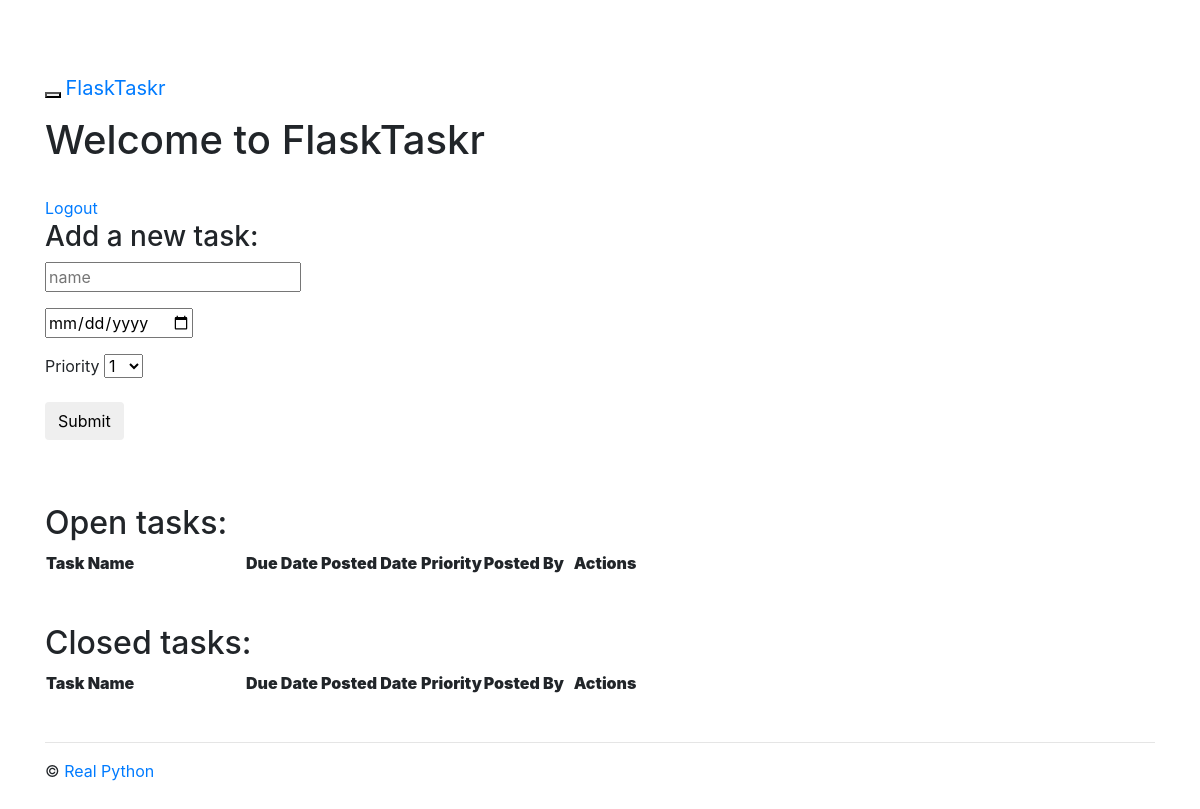
/tasks/ (signed in), run on an earlier commit of the app's database.
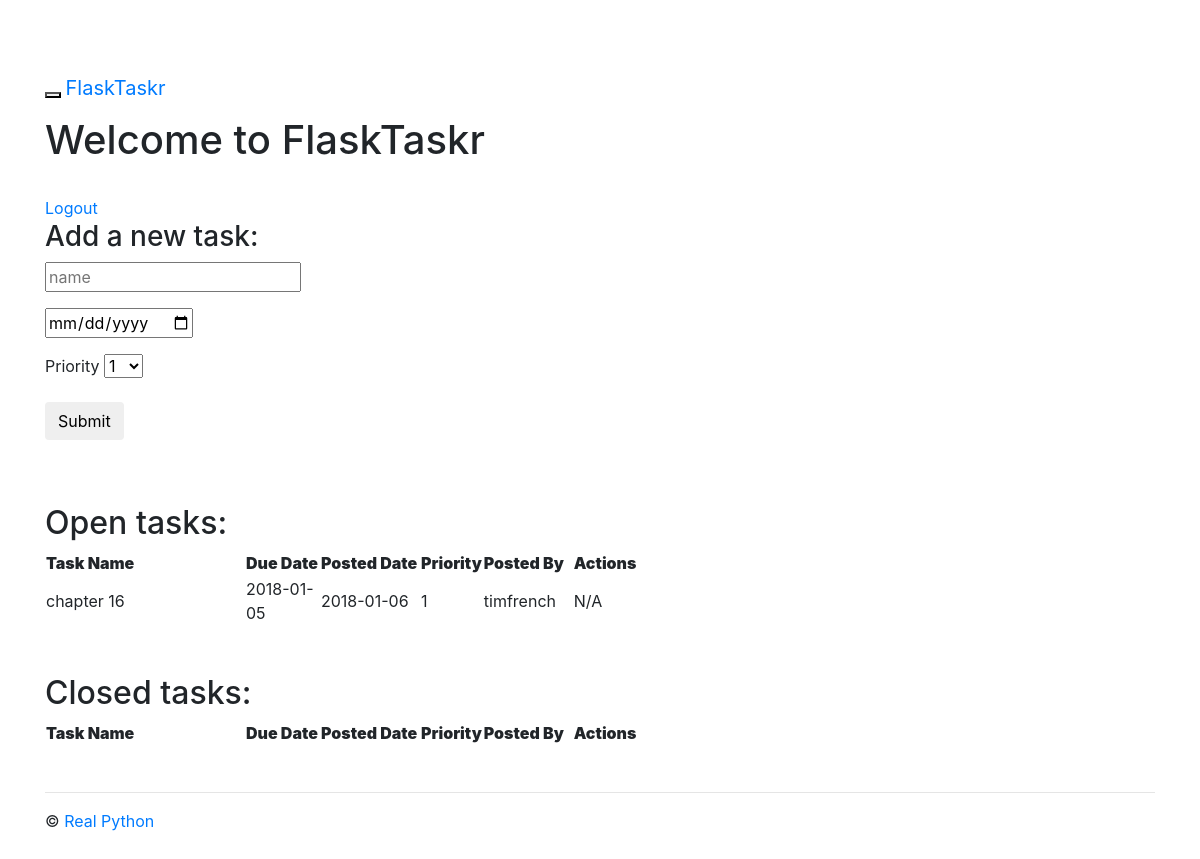
And on a later commit of the database.
### project/models.py (models this page shows, shortened)
class Task(db.Model):
	__tablename__ = "tasks"
	task_id = db.Column(db.Integer, primary_key = True)
	name = db.Column(db.String, nullable = False)
	due_date = db.Column(db.Date, nullable = False)
	priority = db.Column(db.Integer, nullable = False)
	status = db.Column(db.Integer)
	user_id = db.Column(db.Integer, db.ForeignKey('users.id'))
	posted_date = db.Column(db.Date, default = datetime.datetime.utcnow())

class User(db.Model):
	__tablename__ = "users"
	id = db.Column(db.Integer, primary_key = True)
	name = db.Column(db.String, unique = True, nullable = False)
	email = db.Column(db.String, unique = True, nullable = False)
	password =  db.Column(db.String, nullable = False)
	tasks = db.relationship('Task', backref = 'poster')
	role = db.Column(db.String, default = 'user')

### project/tasks/views.py (the view)
@tasks_blueprint.route('/tasks/')
@login_required
def tasks():
    return render_template(
        'tasks.html',
        form=AddTaskForm(request.form),
        open_tasks=open_tasks(),
        closed_tasks=closed_tasks(),
        username = session['name']
    )

### project/tasks/forms.py
class AddTaskForm(Form):
    task_id = IntegerField()
    name = StringField('Task Name', validators=[DataRequired()])
    due_date = DateField(
        'Date Due (mm/dd/yyyy)',
        validators=[DataRequired()], format='%m/%d/%Y'
    )
    priority = SelectField(
        'Priority',
        validators=[DataRequired()],
        choices=[
            ('1', '1'), ('2', '2'), ('3', '3'), ('4', '4'), ('5', '5'),
            ('6', '6'), ('7', '7'), ('8', '8'), ('9', '9'), ('10', '10')
        ]
    )
    status = IntegerField('Status')

### project/tasks/views.py (called while the page is built)
def login_required(test):
    @wraps(test)
    def wrap(*args, **kwargs):
        if 'logged_in' in session:
            return test(*args, **kwargs)
        else:
            flash('You need to login first.')
            return redirect(url_for('users.login'))
    return wrap

def open_tasks():
    return db.session.query(Task).filter_by(
        status='1').order_by(Task.due_date.asc())

def closed_tasks():
    return db.session.query(Task).filter_by(
        status='0').order_by(Task.due_date.asc())

### project/templates/tasks.html (shortened to what this page needs)
{% extends "_base.html" %}
{% block content %}
<h1>Welcome to FlaskTaskr</h1>
<br>
<a href="{{ url_for('users.logout') }}">Logout</a>
<div class="add-task">
  <h3>Add a new task:</h3>
    <form action="{{ url_for('tasks.new_task') }}" method="post">
      <div class="form-group">
        {{ form.name(placeholder="name") }}
      </div>
      <div class="form-group">
        {{ form.due_date(placeholder="due date") }}
      </div>
      <div class="form-group">
        {{ form.priority.label }}
        {{ form.priority }}
      </div>
      <div class="form-group"><input class="btn btn-default" type="submit" value="Submit"></div>
    </form>
</div>
<div class="entries">
  <br>
  <br>
  <h2>Open tasks:</h2>
  <div class="datagrid">
    <table>
      <thead>
        <tr>
          <th width="200px"><strong>Task Name</strong></th>
          <th width="75px"><strong>Due Date</strong></th>
          <th width="100px"><strong>Posted Date</strong></th>
          <th width="50px"><strong>Priority</strong></th>
          <th width="90px"><strong>Posted By</strong></th>
          <th><strong>Actions</strong></th>
        </tr>
      </thead>
      {% for task in open_tasks %}
        <tr>
          <td width="200px">{{ task.name }}</td>
          <td width="75px">{{ task.due_date }}</td>
          <td width="100px">{{ task.posted_date }}</td>
          <td width="50px">{{ task.priority }}</td>
          <td width="90px">{{ task.poster.name }}</td>
          <td>
            {% if task.poster.name == session.name or session.role == "admin" %}
              <a href="{{ url_for('tasks.delete_entry', task_id = task.task_id) }}">Delete</a>  -
              <a href="{{ url_for('tasks.complete', task_id = task.task_id) }}">Mark as Complete</a>
            {% else %}
              <span>N/A</span>
            {% endif %}
          </td>
        </tr>
      {% endfor %}
    </table>
  </div>
</div>
<br>
<br>
<div class="entries">
  <h2>Closed tasks:</h2>
  <div class="datagrid">
    <table>
      <thead>
        <tr>
          <th width="200px"><strong>Task Name</strong></th>
          <th width="75px"><strong>Due Date</strong></th>
          <th width="100px"><strong>Posted Date</strong></th>
          <th width="50px"><strong>Priority</strong></th>
          <th width="90px"><strong>Posted By</strong></th>
          <th><strong>Actions</strong></th>
        </tr>
      </thead>
    </table>
  </div>
</div>
{% endblock %}

### project/templates/_base.html (shortened to what this page needs)
<!DOCTYPE html>
<html lang="en">
  <head>
    <link href="//maxcdn.bootstrapcdn.com/bootswatch/3.3.4/yeti/bootstrap.min.css" rel="stylesheet">
    <link rel="stylesheet" href="{{ url_for('static', filename='css/main.css') }}">
  </head>
  <body>
    <div class="navbar navbar-inverse navbar-fixed-top" role="navigation">
      <div class="container">
        <div class="navbar-header">
          <button type="button" class="navbar-toggle" data-toggle="collapse" data-target=".navbar-collapse">
          </button>
          <a class="navbar-brand" href="/">FlaskTaskr</a>
        </div>
      </div>
    </div>
    <div class="container">
      <div class="content">
        {% block content %}
        {% endblock %}
      </div>
      <div class="footer">
        <hr>
        <p>&copy; <a href="https://www.realpython.com">Real Python</a></p>
      </div>
    </div>
  </body>
</html>

### project/static/css/main.css (style rules this page uses)
body { padding: 60px 0; background: #ffffff; }
.footer { padding-top: 30px; }

What changed in the data, as far as the page shows it:
added Task: name "chapter 16", due_date "2018-01-05", posted_date "2018-01-06", priority "1", poster.name "timfrench"
